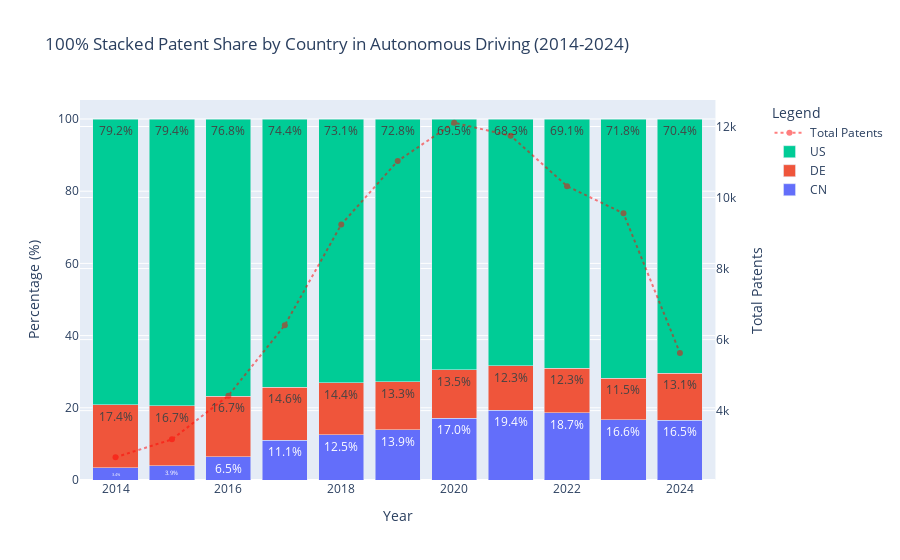
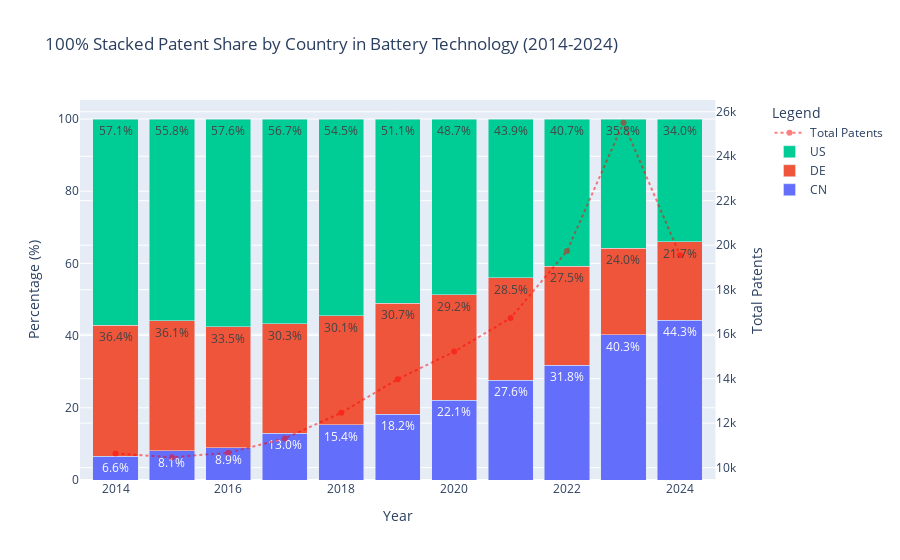
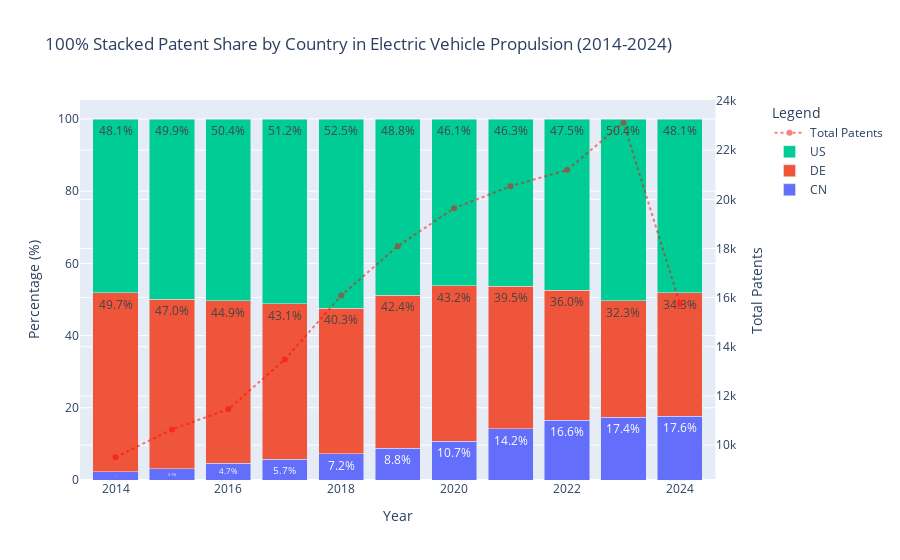
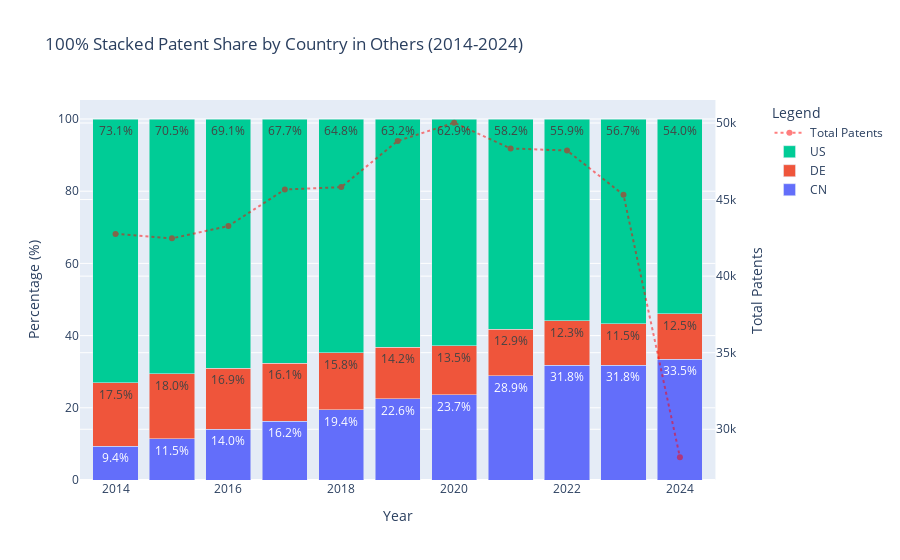

The notebook cell saved with these charts, in order:
### Code cell
plot_per_application_area(data)

### Figure 1 — Plotly figure (JSON) as saved in the notebook; plotly's stock layout.template omitted (floating-point values rounded to 4 significant figures)
{"data": [{"hoverinfo": "x+y+text", "name": "CN", "text": ["3.4%", "3.9%", "6.5%", "11.1%", "12.5%", "13.9%", "17.0%", "19.4%", "18.7%", "16.6%", "16.5%"], "textposition": "inside", "type": "bar", "x": [2014, 2015, 2016, 2017, 2018, 2019, 2020, 2021, 2022, 2023, 2024], "xaxis": "x", "y": [3.423, 3.916, 6.466, 11.05, 12.54, 13.9, 17.04, 19.36, 18.65, 16.64, 16.5], "yaxis": "y"}, {"hoverinfo": "x+y+text", "name": "DE", "text": ["17.4%", "16.7%", "16.7%", "14.6%", "14.4%", "13.3%", "13.5%", "12.3%", "12.3%", "11.5%", "13.1%"], "textposition": "inside", "type": "bar", "x": [2014, 2015, 2016, 2017, 2018, 2019, 2020, 2021, 2022, 2023, 2024], "xaxis": "x", "y": [17.37, 16.67, 16.71, 14.58, 14.36, 13.29, 13.46, 12.34, 12.29, 11.54, 13.14], "yaxis": "y"}, {"hoverinfo": "x+y+text", "name": "US", "text": ["79.2%", "79.4%", "76.8%", "74.4%", "73.1%", "72.8%", "69.5%", "68.3%", "69.1%", "71.8%", "70.4%"], "textposition": "inside", "type": "bar", "x": [2014, 2015, 2016, 2017, 2018, 2019, 2020, 2021, 2022, 2023, 2024], "xaxis": "x", "y": [79.2, 79.42, 76.83, 74.37, 73.1, 72.81, 69.5, 68.3, 69.06, 71.82, 70.36], "yaxis": "y"}, {"hoverinfo": "x+y", "line": {"color": "red", "dash": "dot", "width": 2}, "mode": "lines+markers", "name": "Total Patents", "opacity": 0.5, "type": "scatter", "x": [2014, 2015, 2016, 2017, 2018, 2019, 2020, 2021, 2022, 2023, 2024], "xaxis": "x", "y": [2688, 3192, 4423, 6407, 9240, 11029, 12106, 11740, 10321, 9556, 5625], "yaxis": "y2"}], "layout": {"barmode": "stack", "hovermode": "x unified", "legend": {"title": {"text": "Legend"}}, "title": {"text": "100% Stacked Patent Share by Country in Autonomous Driving (2014-2024)"}, "xaxis": {"anchor": "y", "domain": [0, 0.94], "title": {"text": "Year"}}, "yaxis": {"anchor": "x", "domain": [0, 1], "title": {"text": "Percentage (%)"}}, "yaxis2": {"anchor": "x", "overlaying": "y", "side": "right", "title": {"text": "Total Patents"}}}}

### Figure 2 — Plotly figure (JSON) as saved in the notebook; plotly's stock layout.template omitted (floating-point values rounded to 4 significant figures)
{"data": [{"hoverinfo": "x+y+text", "name": "CN", "text": ["6.6%", "8.1%", "8.9%", "13.0%", "15.4%", "18.2%", "22.1%", "27.6%", "31.8%", "40.3%", "44.3%"], "textposition": "inside", "type": "bar", "x": [2014, 2015, 2016, 2017, 2018, 2019, 2020, 2021, 2022, 2023, 2024], "xaxis": "x", "y": [6.573, 8.121, 8.933, 13.01, 15.37, 18.21, 22.13, 27.6, 31.75, 40.28, 44.31], "yaxis": "y"}, {"hoverinfo": "x+y+text", "name": "DE", "text": ["36.4%", "36.1%", "33.5%", "30.3%", "30.1%", "30.7%", "29.2%", "28.5%", "27.5%", "24.0%", "21.7%"], "textposition": "inside", "type": "bar", "x": [2014, 2015, 2016, 2017, 2018, 2019, 2020, 2021, 2022, 2023, 2024], "xaxis": "x", "y": [36.35, 36.06, 33.49, 30.27, 30.1, 30.69, 29.18, 28.49, 27.52, 23.96, 21.74], "yaxis": "y"}, {"hoverinfo": "x+y+text", "name": "US", "text": ["57.1%", "55.8%", "57.6%", "56.7%", "54.5%", "51.1%", "48.7%", "43.9%", "40.7%", "35.8%", "34.0%"], "textposition": "inside", "type": "bar", "x": [2014, 2015, 2016, 2017, 2018, 2019, 2020, 2021, 2022, 2023, 2024], "xaxis": "x", "y": [57.08, 55.82, 57.57, 56.72, 54.54, 51.1, 48.69, 43.91, 40.73, 35.75, 33.95], "yaxis": "y"}, {"hoverinfo": "x+y", "line": {"color": "red", "dash": "dot", "width": 2}, "mode": "lines+markers", "name": "Total Patents", "opacity": 0.5, "type": "scatter", "x": [2014, 2015, 2016, 2017, 2018, 2019, 2020, 2021, 2022, 2023, 2024], "xaxis": "x", "y": [10635, 10467, 10668, 11310, 12469, 13977, 15216, 16724, 19738, 25506, 19554], "yaxis": "y2"}], "layout": {"barmode": "stack", "hovermode": "x unified", "legend": {"title": {"text": "Legend"}}, "title": {"text": "100% Stacked Patent Share by Country in Battery Technology (2014-2024)"}, "xaxis": {"anchor": "y", "domain": [0, 0.94], "title": {"text": "Year"}}, "yaxis": {"anchor": "x", "domain": [0, 1], "title": {"text": "Percentage (%)"}}, "yaxis2": {"anchor": "x", "overlaying": "y", "side": "right", "title": {"text": "Total Patents"}}}}

### Figure 3 — Plotly figure (JSON) as saved in the notebook; plotly's stock layout.template omitted (floating-point values rounded to 4 significant figures)
{"data": [{"hoverinfo": "x+y+text", "name": "CN", "text": ["2.2%", "3.1%", "4.7%", "5.7%", "7.2%", "8.8%", "10.7%", "14.2%", "16.6%", "17.4%", "17.6%"], "textposition": "inside", "type": "bar", "x": [2014, 2015, 2016, 2017, 2018, 2019, 2020, 2021, 2022, 2023, 2024], "xaxis": "x", "y": [2.241, 3.13, 4.704, 5.696, 7.21, 8.765, 10.67, 14.22, 16.56, 17.37, 17.61], "yaxis": "y"}, {"hoverinfo": "x+y+text", "name": "DE", "text": ["49.7%", "47.0%", "44.9%", "43.1%", "40.3%", "42.4%", "43.2%", "39.5%", "36.0%", "32.3%", "34.3%"], "textposition": "inside", "type": "bar", "x": [2014, 2015, 2016, 2017, 2018, 2019, 2020, 2021, 2022, 2023, 2024], "xaxis": "x", "y": [49.66, 47.0, 44.91, 43.08, 40.32, 42.44, 43.2, 39.51, 35.97, 32.26, 34.31], "yaxis": "y"}, {"hoverinfo": "x+y+text", "name": "US", "text": ["48.1%", "49.9%", "50.4%", "51.2%", "52.5%", "48.8%", "46.1%", "46.3%", "47.5%", "50.4%", "48.1%"], "textposition": "inside", "type": "bar", "x": [2014, 2015, 2016, 2017, 2018, 2019, 2020, 2021, 2022, 2023, 2024], "xaxis": "x", "y": [48.1, 49.87, 50.39, 51.22, 52.47, 48.8, 46.13, 46.27, 47.46, 50.37, 48.08], "yaxis": "y"}, {"hoverinfo": "x+y", "line": {"color": "red", "dash": "dot", "width": 2}, "mode": "lines+markers", "name": "Total Patents", "opacity": 0.5, "type": "scatter", "x": [2014, 2015, 2016, 2017, 2018, 2019, 2020, 2021, 2022, 2023, 2024], "xaxis": "x", "y": [9505, 10639, 11459, 13483, 16088, 18094, 19639, 20533, 21190, 23115, 15748], "yaxis": "y2"}], "layout": {"barmode": "stack", "hovermode": "x unified", "legend": {"title": {"text": "Legend"}}, "title": {"text": "100% Stacked Patent Share by Country in Electric Vehicle Propulsion (2014-2024)"}, "xaxis": {"anchor": "y", "domain": [0, 0.94], "title": {"text": "Year"}}, "yaxis": {"anchor": "x", "domain": [0, 1], "title": {"text": "Percentage (%)"}}, "yaxis2": {"anchor": "x", "overlaying": "y", "side": "right", "title": {"text": "Total Patents"}}}}

### Figure 4 — Plotly figure (JSON) as saved in the notebook; plotly's stock layout.template omitted (floating-point values rounded to 4 significant figures)
{"data": [{"hoverinfo": "x+y+text", "name": "CN", "text": ["9.4%", "11.5%", "14.0%", "16.2%", "19.4%", "22.6%", "23.7%", "28.9%", "31.8%", "31.8%", "33.5%"], "textposition": "inside", "type": "bar", "x": [2014, 2015, 2016, 2017, 2018, 2019, 2020, 2021, 2022, 2023, 2024], "xaxis": "x", "y": [9.366, 11.48, 14.02, 16.23, 19.43, 22.57, 23.66, 28.94, 31.8, 31.79, 33.48], "yaxis": "y"}, {"hoverinfo": "x+y+text", "name": "DE", "text": ["17.5%", "18.0%", "16.9%", "16.1%", "15.8%", "14.2%", "13.5%", "12.9%", "12.3%", "11.5%", "12.5%"], "textposition": "inside", "type": "bar", "x": [2014, 2015, 2016, 2017, 2018, 2019, 2020, 2021, 2022, 2023, 2024], "xaxis": "x", "y": [17.54, 17.98, 16.91, 16.09, 15.79, 14.24, 13.47, 12.89, 12.35, 11.52, 12.53], "yaxis": "y"}, {"hoverinfo": "x+y+text", "name": "US", "text": ["73.1%", "70.5%", "69.1%", "67.7%", "64.8%", "63.2%", "62.9%", "58.2%", "55.9%", "56.7%", "54.0%"], "textposition": "inside", "type": "bar", "x": [2014, 2015, 2016, 2017, 2018, 2019, 2020, 2021, 2022, 2023, 2024], "xaxis": "x", "y": [73.09, 70.54, 69.07, 67.68, 64.78, 63.19, 62.87, 58.17, 55.85, 56.69, 53.99], "yaxis": "y"}, {"hoverinfo": "x+y", "line": {"color": "red", "dash": "dot", "width": 2}, "mode": "lines+markers", "name": "Total Patents", "opacity": 0.5, "type": "scatter", "x": [2014, 2015, 2016, 2017, 2018, 2019, 2020, 2021, 2022, 2023, 2024], "xaxis": "x", "y": [42759, 42466, 43271, 45656, 45814, 48830, 50015, 48338, 48200, 45309, 28174], "yaxis": "y2"}], "layout": {"barmode": "stack", "hovermode": "x unified", "legend": {"title": {"text": "Legend"}}, "title": {"text": "100% Stacked Patent Share by Country in Others (2014-2024)"}, "xaxis": {"anchor": "y", "domain": [0, 0.94], "title": {"text": "Year"}}, "yaxis": {"anchor": "x", "domain": [0, 1], "title": {"text": "Percentage (%)"}}, "yaxis2": {"anchor": "x", "overlaying": "y", "side": "right", "title": {"text": "Total Patents"}}}}
